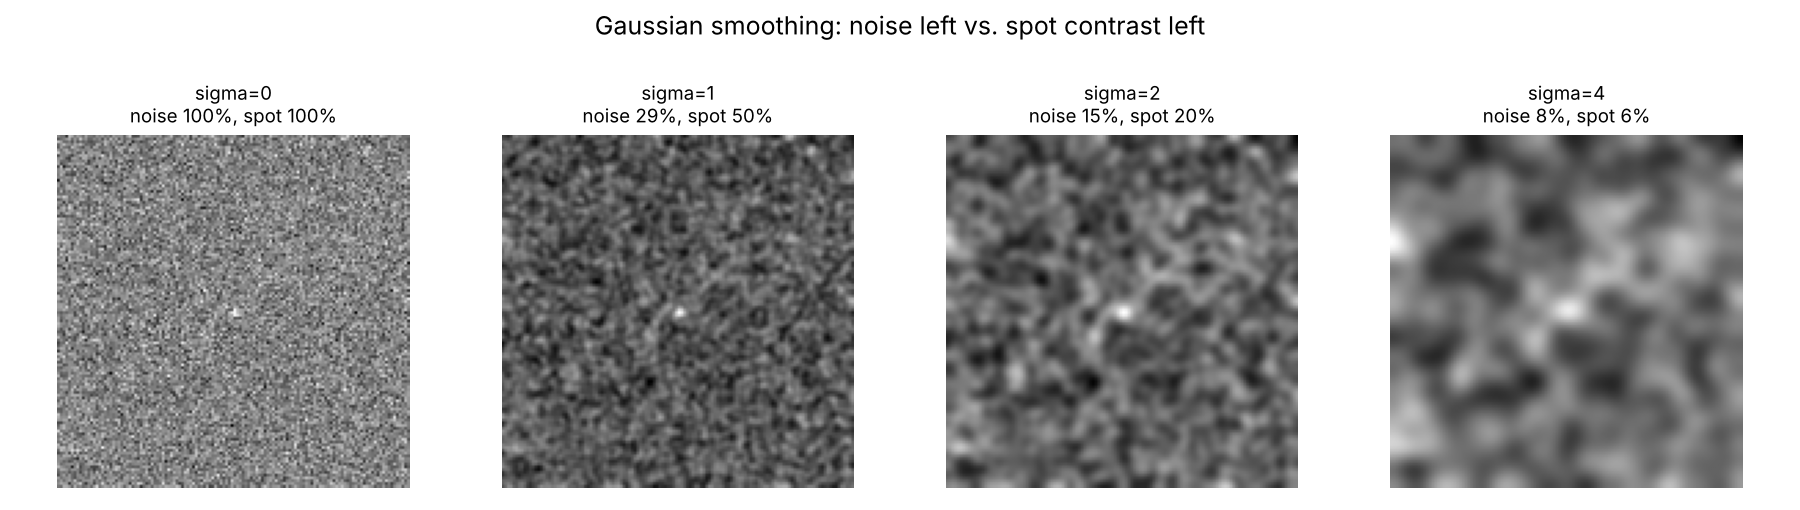

The Python source for this figure:
"""More Gaussian smoothing removes noise, and small structures with it.

A synthetic image with noise and one small bright spot is blurred with increasing sigma.
We track how much noise is left and how much of the spot's contrast survives.
Run: python smoothing.py
"""
import numpy as np
import matplotlib.pyplot as plt
from scipy.ndimage import gaussian_filter

rng = np.random.default_rng(2)
size = 128
yy, xx = np.mgrid[:size, :size]
spot = np.exp(-((xx - 64) ** 2 + (yy - 64) ** 2) / (2 * 1.0 ** 2))   # tiny spot, sigma = 1 px
noise = rng.normal(0, 0.3, (size, size))
image = spot + noise

sigmas = [0, 1, 2, 4]
rows = []
fig, axes = plt.subplots(1, len(sigmas), figsize=(12, 3.4))
for ax, s in zip(axes, sigmas):
    smooth = gaussian_filter(image, s) if s else image
    noise_left = (gaussian_filter(noise, s) if s else noise).std() / noise.std()
    spot_left = (gaussian_filter(spot, s) if s else spot).max() / spot.max()
    rows.append((s, noise_left, spot_left))
    ax.imshow(smooth, cmap="gray")
    ax.set_title(f"sigma={s}\nnoise {noise_left:.0%}, spot {spot_left:.0%}", fontsize=9)
    ax.axis("off")
fig.suptitle("Gaussian smoothing: noise left vs. spot contrast left")
fig.tight_layout(rect=(0, 0, 1, 0.9))
fig.savefig("smoothing.png", dpi=150)

print("sigma | noise left | spot peak left")
for s, n, p in rows:
    print(f"{s:5} | {n:10.0%} | {p:14.0%}")
